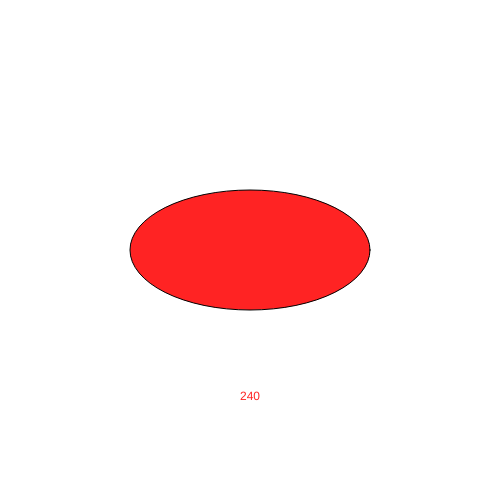
Frame 1 (no input)
Frame 60 (no input): identical to frame 1, image omitted
Frame 120 (the mouse pressed at the canvas centre since frame 60): identical to frame 1, image omitted

The p5.js sketch that drew this single still picture (run headless with seeded random() and noise() and a simulated clock; from frame 60 on, the mouse is pressed at the canvas centre):

// p5.js sketch
// ── sketch.js
var myGeometry = [240,"Fred",120,"#ff2323"];
function setup() {
  createCanvas(500,500);

}

function draw() {
  background(255);
  fill(myGeometry[myGeometry.length - 1]);
  
  ellipse(width/2, height/2, myGeometry[0], myGeometry[2]);
  
  textAlign(CENTER);
  //text draws text to the screen
  //it requires the following parameters:
  // 1: the text to draw
  // 2: position x,
  // 3: position y
  text(myGeometry[0],
  width/2,
  height - 100);
}
